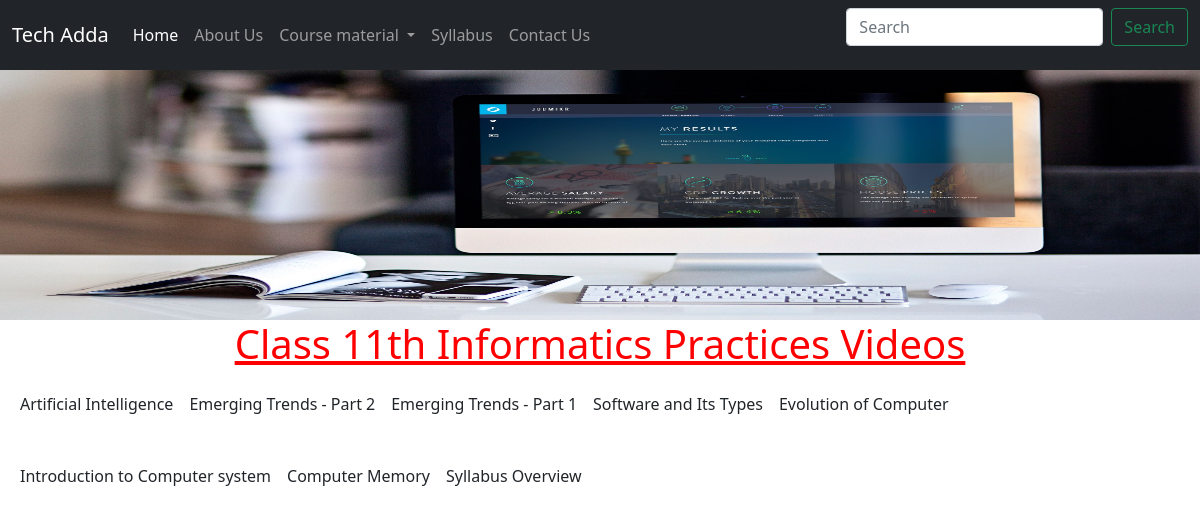
Page /videos/class11_ip_video on the committed database.
### home/models.py (models this page shows, shortened)
class video_11ip(models.Model):
    title= models.CharField(max_length=100)
    added = models.DateTimeField(auto_now_add=True)
    url = EmbedVideoField()
    class Meta:
        ordering =['-added']

### home/views.py (the view)
# urls.py: path("videos/class11_ip_video",views.class11_ip_video, name='class11_ip_video'),
def class11_ip_video(request):
    videos=video_11ip.objects.all()
    return render(request,'videos/class11_ip_video.html',context={'videos':videos} )

### templates/videos/class11_ip_video.html (shortened to what this page needs)
  {%extends 'base.html' %}
  {%load embed_video_tags %}
  {%block body %}
  <div class="container-fluid px-0">
      <img src="/static/img/videos.jpg" class="d-block w-100" alt="book" height="250" >
  </div>
  <div class="container-fluid">
    <h1 class="mb-4"> Class 11th Informatics Practices Videos</h1>
    <div class="d-flex flex-wrap">
        {% for item in videos %}
        <div class="px-2 mb-5">
          <div class="d-flex justify-content-start">
            {{item.title}}
          </div>
        </div>
        {% endfor %}
     </div>
  </div>
  {%endblock body %}

### templates/base.html (shortened to what this page needs)
<!doctype html>
<html lang="en">
  <head>
    <link href="https://cdn.jsdelivr.net/npm/bootstrap@5.0.2/dist/css/bootstrap.min.css" rel="stylesheet">
  </head>
  <body>
    <nav class="navbar navbar-expand-lg navbar-dark bg-dark">
		<div class="container-fluid">
		  <a class="navbar-brand" href="#">Tech Adda</a>
		  <div class="collapse navbar-collapse" id="navbarSupportedContent">
			<ul class="navbar-nav me-auto mb-2 mb-lg-0">
			  <li class="nav-item">
				<a class="nav-link active" aria-current="page" href="/">Home</a>
			  </li>
			  <li class="nav-item">
				<a class="nav-link" href="/about">About Us</a>
			  </li>
			  <li class="nav-item dropdown">
				<a class="nav-link dropdown-toggle" href="/course_material" id="navbarDropdown" role="button"
				 data-bs-toggle="dropdown" aria-expanded="false">
				  Course material
				</a>
			  </li>
			  <li class="nav-item">
				<a class="nav-link" href="/syllabus">Syllabus</a>
			  </li>
			  <li class="nav-item">
				<a class="nav-link" href="/contact">Contact Us</a>
			  </li>
			</ul>
			<form class="d-flex">
			  <input class="form-control me-2" type="search" placeholder="Search" aria-label="Search">
			  <button class="btn btn-outline-success" type="submit">Search</button>
			</form>
		  </div>
		</div>
	  </nav>
    {%block body %} {%endblock body%}
  </body>
</html>

### templates/videos/class11_ip_video.html (style rules this page uses)
h1 { color:red; text-align: center; text-decoration: underline }

### rows in the picture
video_11ip: title "Artificial Intelligence"
video_11ip: title "Emerging Trends - Part 2"
video_11ip: title "Emerging Trends - Part 1"
video_11ip: title "Software and Its Types"
video_11ip: title "Evolution of Computer"
video_11ip: title "Introduction to Computer system"
video_11ip: title "Computer Memory"
video_11ip: title "Syllabus Overview"
